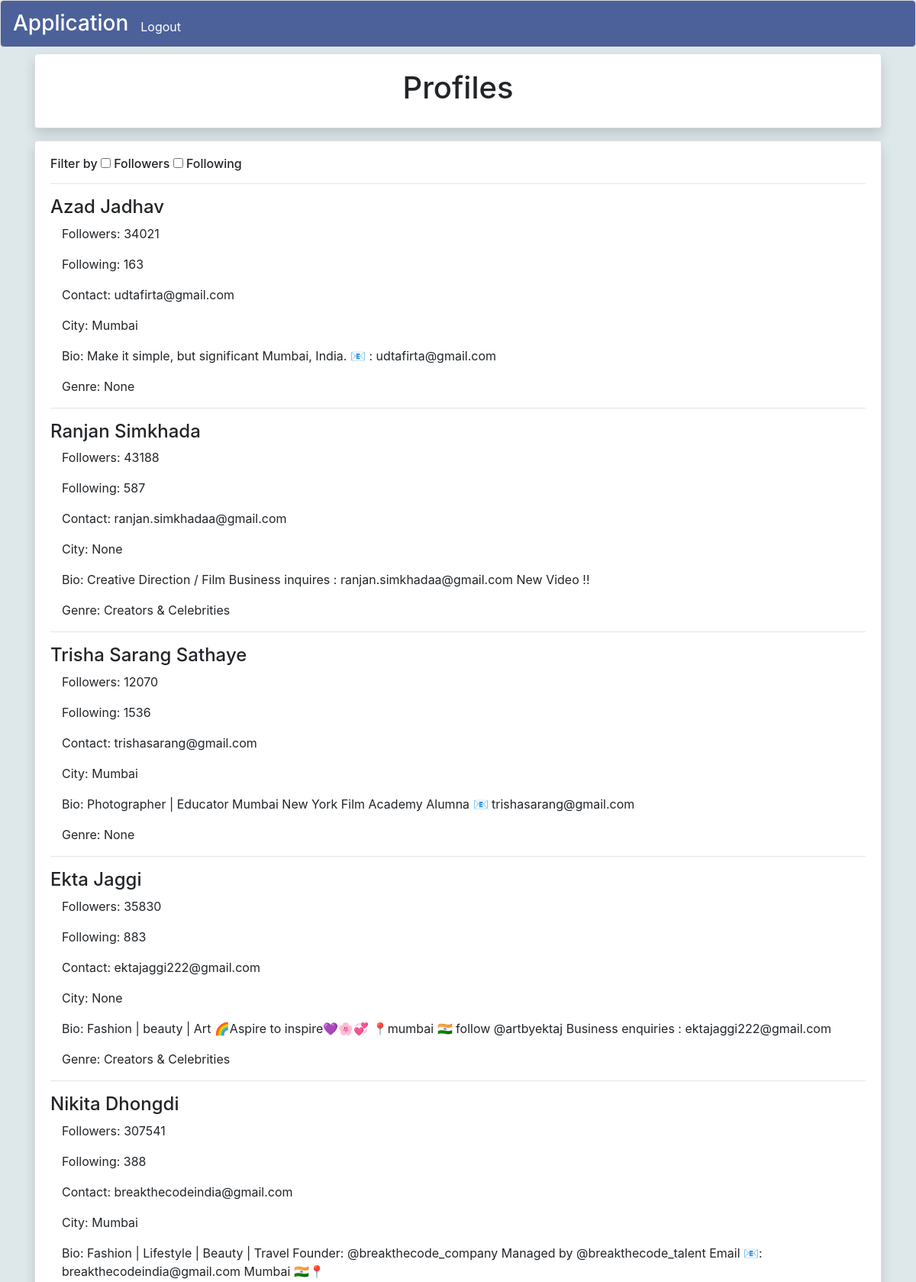
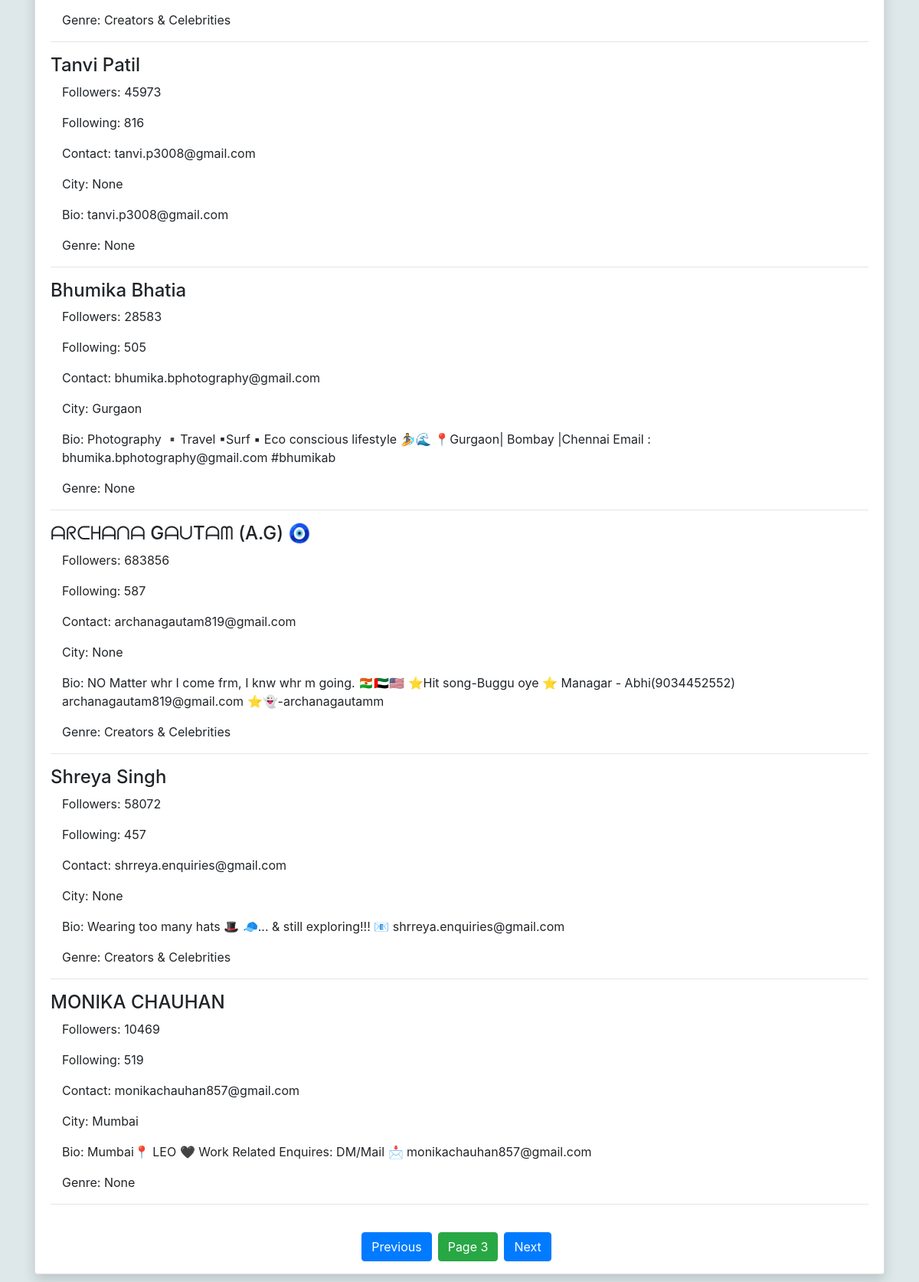
/?page=3 (signed in), run on the app's committed database (2 pictures, top to bottom).
### data_app/models.py (models this page shows)
class Insta_profiles(models.Model):
    name = models.CharField(max_length = 100)
    follower_count = models.IntegerField()
    following_count = models.IntegerField()
    genere = models.CharField(max_length=200)
    bio = models.CharField(max_length = 1000)
    city = models.CharField(max_length = 100)
    contact_details = models.CharField(max_length = 200)

### data_app/views.py (the view)
# urls.py: 2. Add a URL to urlpatterns:  path('', views.home, name='home')
@login_required
def home(request):
    if request.method == "POST":
        a = request.POST.getlist("filter_by")
        query = Insta_profiles.objects.all()
        print(request.POST['max_followers_value'])
        print(type(int(request.POST['max_followers_value'])))
        for i in a:
            if i == "Followers":
                query = Insta_profiles.objects.filter(follower_count__lte = int(request.POST['max_followers_value'])).filter(follower_count__gte = int(request.POST['min_followers_value']))
                print(len(query))
            elif i == "Followees":
                query = query.filter(following_count__lte = int(request.POST['max_followees_value'])).filter( following_count__gte = int(request.POST['min_followees_value']))
        number = len(query)
        return render(request, "filter_results.html", {"page":query, "number":number})
    else:
        profiles = Insta_profiles.objects.all()
        p = Paginator(profiles, 10)
        page_num = request.GET.get('page',1)
        try:
            page = p.page(page_num)
        except EmptyPage:
            page = p.page(1)
    return render(request, 'home.html', {"page":page})

### data_app/templates/home.html (shortened to what this page needs)
{% extends 'base.html' %}
{% block content %}
<div class="container text-center mt-2">
    <div class="card shadow" >
        <div class="card-body ">
            <h1 class="">Profiles</h1>
        </div>
    </div>
</div>
<div class="container">
    <div class="card shadow">
        <div class="card-body">
            <div class="" >
                <div>
                    <form method="POST" action="{% url 'home' %}">
                        <h6>
                            Filter by <input type="checkbox" name="filter_by" id="filter_by_1" value="Followers" onchange="function1()">  Followers  <input type="checkbox" name="filter_by" id="filter_by_2" value="Followees" onchange="function2()">  Following
                        </h6>
                    </form>
                </div>
            </div>
            <hr>
            {% for item in page %}
            <h4>
                {{ item.name  }}
            </h4>
            <div class="container">
                <p>
                    Followers: {{ item.follower_count }}
                </p>
                <p>
                    Following: {{ item.following_count }}
                </p>
                <p>
                    Contact: {{ item.contact_details }}
                </p>
                <p>
                    City: {{ item.city }}
                </p>
                <p>
                    Bio: {{ item.bio }}
                </p>
                <p>
                    Genre: {{ item.genere }}
                </p>
            </div>
            <hr>
            {% endfor %}
        </div>
        <div class="text-center" >
            <div class="d-flex justify-content-center">
                {% if page.has_previous %}
                <p>
                    <a href="{% url 'home' %}?page={{ page.previous_page_number }}" class=" btn btn-primary mr-2" >Previous</a>
                </p>
                {% else %}
                <p>
                    <button disabled class=" btn btn-secondary mr-2" >Previous</button>
                </p>
                {% endif %}
                <p class=" btn btn-success mr-2">Page {{page.number}}</p>
                {% if page.has_next %}
                <p>
                    <a href="{% url 'home' %}?page={{ page.next_page_number }}" class=" btn btn-primary mr-2">Next</a>
                </p>
                {% else %}
                <p>
                    <button disabled class=" btn btn-secondary mr-2">Next</button>
                </p>
                {% endif %}
            </div>
        </div>
    </div>
</div>
{% endblock %}

### data on the page
Insta_profiles: name "Azad Jadhav", follower_count "34021", following_count "163", contact_details "udtafirta@gmail.com", city "Mumbai", bio "Make it simple, but significant Mumbai, India. 📧 : udtafirta@gmail.com", genere "None"
Insta_profiles: name "Ranjan Simkhada", follower_count "43188", following_count "587", contact_details "ranjan.simkhadaa@gmail.com", city "None", bio "Creative Direction / Film Business inquires : ranjan.simkhadaa@gmail.com New Video !!", genere "Creators & Celebrities"
Insta_profiles: name "Trisha Sarang Sathaye", follower_count "12070", following_count "1536", contact_details "trishasarang@gmail.com", city "Mumbai", bio "Photographer | Educator Mumbai New York Film Academy Alumna 📧 trishasarang@gmail.com", genere "None"
Insta_profiles: name "Ekta Jaggi", follower_count "35830", following_count "883", contact_details "ektajaggi222@gmail.com", city "None", bio "Fashion | beauty | Art 🌈Aspire to inspire💜🌸💞 📍mumbai 🇮🇳 follow @artbyektaj Business enquiries : ektajaggi222@gmail.com", genere "Creators & Celebrities"
Insta_profiles: name "Nikita Dhongdi", follower_count "307541", following_count "388", contact_details "breakthecodeindia@gmail.com", city "Mumbai", bio "Fashion | Lifestyle | Beauty | Travel Founder: @breakthecode_company Managed by @breakthecode_talent Email 📧: breakthecodeindia@gmail.com Mumbai 🇮🇳📍", genere "Creators & Celebrities"
Insta_profiles: name "Tanvi Patil", follower_count "45973", following_count "816", contact_details "tanvi.p3008@gmail.com", city "None", bio "tanvi.p3008@gmail.com", genere "None"
Insta_profiles: name "Bhumika Bhatia", follower_count "28583", following_count "505", contact_details "bhumika.bphotography@gmail.com", city "Gurgaon", bio "Photography ▪️Travel ▪Surf ▪ Eco conscious lifestyle 🏄🌊 📍Gurgaon| Bombay |Chennai Email : bhumika.bphotography@gmail.com #bhumikab", genere "None"
Insta_profiles: name "ᗩᖇᑕᕼᗩᑎᗩ GᗩᑌTᗩᗰ (A.G) 🧿", follower_count "683856", following_count "587", contact_details "archanagautam819@gmail.com", city "None", bio "NO Matter whr I come frm, I knw whr m going. 🇳🇪🇦🇪🇺🇸 ⭐️Hit song-Buggu oye ⭐️ Managar - Abhi(9034452552) archanagautam819@gmail.com ⭐️👻-archanagautamm", genere "Creators & Celebrities"
Insta_profiles: name "Shreya Singh", follower_count "58072", following_count "457", contact_details "shrreya.enquiries@gmail.com", city "None", bio "Wearing too many hats 🎩 🧢... & still exploring!!! 📧 shrreya.enquiries@gmail.com", genere "Creators & Celebrities"
Insta_profiles: name "MONIKA CHAUHAN", follower_count "10469", following_count "519", contact_details "monikachauhan857@gmail.com", city "Mumbai", bio "Mumbai📍 LEO 🖤 Work Related Enquires: DM/Mail 📩 monikachauhan857@gmail.com", genere "None"

### other printed values
{{ page.number }} "3"
